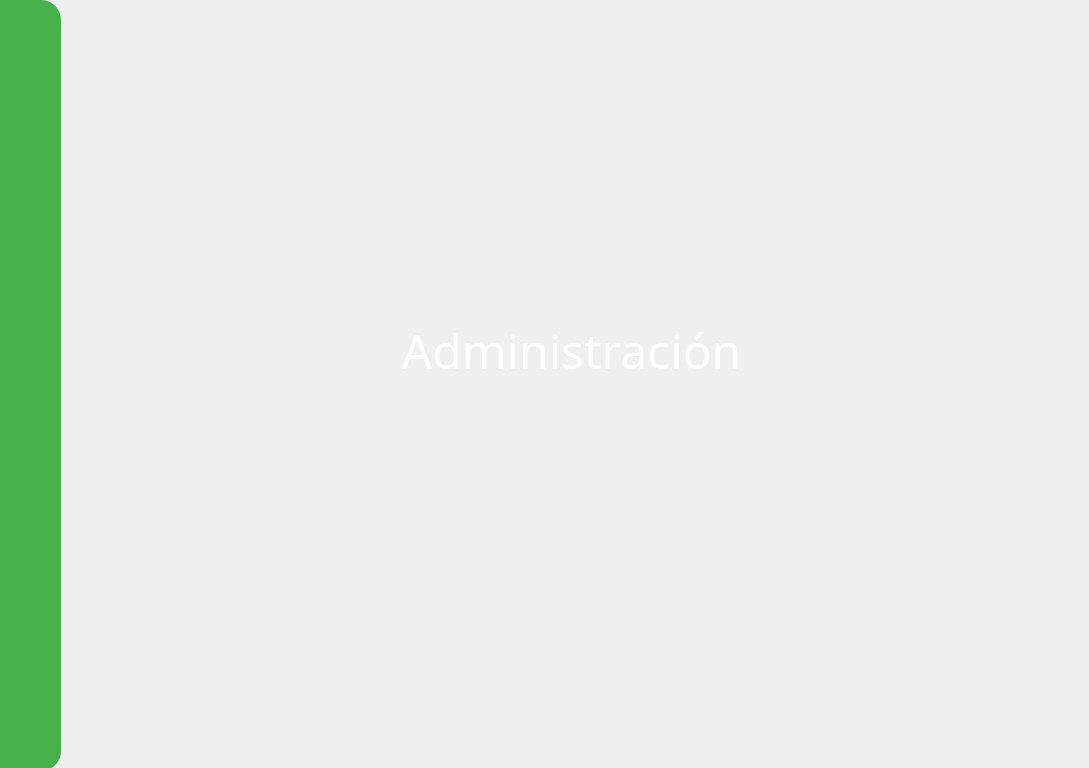
<?xml version="1.0" encoding="UTF-8"?>
<ui version="4.0">
 <class>admin_landpage</class>
 <widget class="QWidget" name="admin_landpage">
  <property name="geometry">
   <rect>
    <x>0</x>
    <y>0</y>
    <width>1089</width>
    <height>768</height>
   </rect>
  </property>
  <property name="windowTitle">
   <string>Form</string>
  </property>
  <widget class="QStackedWidget" name="stackedWidget">
   <property name="geometry">
    <rect>
     <x>56</x>
     <y>0</y>
     <width>1031</width>
     <height>768</height>
    </rect>
   </property>
   <property name="currentIndex">
    <number>0</number>
   </property>
   <widget class="QWidget" name="page">
    <widget class="QLabel" name="label">
     <property name="geometry">
      <rect>
       <x>-10</x>
       <y>-3</y>
       <width>1071</width>
       <height>821</height>
      </rect>
     </property>
     <property name="text">
      <string/>
     </property>
     <property name="pixmap">
      <pixmap resource="../Recursos.qrc">:/iconos/resources/admonLandPage.jpg</pixmap>
     </property>
     <property name="scaledContents">
      <bool>true</bool>
     </property>
    </widget>
    <widget class="QLabel" name="label_2">
     <property name="geometry">
      <rect>
       <x>210</x>
       <y>280</y>
       <width>611</width>
       <height>141</height>
      </rect>
     </property>
     <property name="font">
      <font>
       <family>Bahnschrift Light Condensed</family>
       <pointsize>36</pointsize>
       <weight>3</weight>
       <italic>false</italic>
       <bold>false</bold>
      </font>
     </property>
     <property name="styleSheet">
      <string notr="true">color: rgb(255, 255, 255);
font: 25 36pt &quot;Bahnschrift Light Condensed&quot;;</string>
     </property>
     <property name="text">
      <string>Administración</string>
     </property>
     <property name="alignment">
      <set>Qt::AlignCenter</set>
     </property>
     <property name="wordWrap">
      <bool>true</bool>
     </property>
    </widget>
   </widget>
   <widget class="QWidget" name="page_2"/>
  </widget>
  <widget class="QFrame" name="frame">
   <property name="geometry">
    <rect>
     <x>-20</x>
     <y>0</y>
     <width>81</width>
     <height>771</height>
    </rect>
   </property>
   <property name="styleSheet">
    <string notr="true">background-color: #46B04A;
border-radius: 20px;</string>
   </property>
   <property name="frameShape">
    <enum>QFrame::StyledPanel</enum>
   </property>
   <property name="frameShadow">
    <enum>QFrame::Raised</enum>
   </property>
   <widget class="QWidget" name="layoutWidget">
    <property name="geometry">
     <rect>
      <x>30</x>
      <y>80</y>
      <width>41</width>
      <height>611</height>
     </rect>
    </property>
    <layout class="QVBoxLayout" name="verticalLayout">
     <item>
      <widget class="QPushButton" name="btnInicio">
       <property name="font">
        <font>
         <family>Roboto</family>
         <pointsize>12</pointsize>
         <weight>50</weight>
         <bold>false</bold>
        </font>
       </property>
       <property name="cursor">
        <cursorShape>PointingHandCursor</cursorShape>
       </property>
       <property name="layoutDirection">
        <enum>Qt::LeftToRight</enum>
       </property>
       <property name="styleSheet">
        <string notr="true">*{
	border: none;
	color: #A6A9A5;
}

:hover{
	color: #585858;
}
</string>
       </property>
       <property name="text">
        <string/>
       </property>
       <property name="icon">
        <iconset>
         <normalon>:/iconos/resources/home.svg</normalon>
        </iconset>
       </property>
       <property name="iconSize">
        <size>
         <width>35</width>
         <height>35</height>
        </size>
       </property>
      </widget>
     </item>
     <item>
      <widget class="QPushButton" name="btnPlatillos">
       <property name="font">
        <font>
         <family>Roboto</family>
         <pointsize>12</pointsize>
         <weight>50</weight>
         <bold>false</bold>
        </font>
       </property>
       <property name="cursor">
        <cursorShape>PointingHandCursor</cursorShape>
       </property>
       <property name="layoutDirection">
        <enum>Qt::LeftToRight</enum>
       </property>
       <property name="styleSheet">
        <string notr="true">*{
	border: none;
	color: #A6A9A5;
}

:hover{
	color: #585858;
}
</string>
       </property>
       <property name="text">
        <string/>
       </property>
       <property name="icon">
        <iconset>
         <normalon>:/iconos/resources/plate.svg</normalon>
        </iconset>
       </property>
       <property name="iconSize">
        <size>
         <width>35</width>
         <height>35</height>
        </size>
       </property>
      </widget>
     </item>
     <item>
      <widget class="QPushButton" name="btnUsuarios">
       <property name="font">
        <font>
         <family>Roboto</family>
         <pointsize>12</pointsize>
         <weight>50</weight>
         <bold>false</bold>
        </font>
       </property>
       <property name="cursor">
        <cursorShape>PointingHandCursor</cursorShape>
       </property>
       <property name="layoutDirection">
        <enum>Qt::LeftToRight</enum>
       </property>
       <property name="styleSheet">
        <string notr="true">*{
	border: none;
	color: #A6A9A5;
}

:hover{
	color: #585858;
}
</string>
       </property>
       <property name="text">
        <string/>
       </property>
       <property name="icon">
        <iconset>
         <normalon>:/iconos/resources/user.svg</normalon>
        </iconset>
       </property>
       <property name="iconSize">
        <size>
         <width>35</width>
         <height>35</height>
        </size>
       </property>
      </widget>
     </item>
     <item>
      <widget class="QPushButton" name="btnReportes">
       <property name="font">
        <font>
         <family>Roboto</family>
         <pointsize>12</pointsize>
         <weight>50</weight>
         <bold>false</bold>
        </font>
       </property>
       <property name="cursor">
        <cursorShape>PointingHandCursor</cursorShape>
       </property>
       <property name="layoutDirection">
        <enum>Qt::LeftToRight</enum>
       </property>
       <property name="styleSheet">
        <string notr="true">*{
	border: none;
	color: #A6A9A5;
}

:hover{
	color: #585858;
}
</string>
       </property>
       <property name="text">
        <string/>
       </property>
       <property name="icon">
        <iconset>
         <normalon>:/iconos/resources/stats.svg</normalon>
        </iconset>
       </property>
       <property name="iconSize">
        <size>
         <width>35</width>
         <height>35</height>
        </size>
       </property>
      </widget>
     </item>
     <item>
      <widget class="QPushButton" name="btnCerrarSesion">
       <property name="font">
        <font>
         <family>Roboto</family>
         <pointsize>12</pointsize>
         <weight>50</weight>
         <bold>false</bold>
        </font>
       </property>
       <property name="cursor">
        <cursorShape>PointingHandCursor</cursorShape>
       </property>
       <property name="layoutDirection">
        <enum>Qt::LeftToRight</enum>
       </property>
       <property name="styleSheet">
        <string notr="true">*{
	border: none;
	color: #A6A9A5;
}

:hover{
	color: #585858;
}
</string>
       </property>
       <property name="text">
        <string/>
       </property>
       <property name="icon">
        <iconset>
         <normalon>:/iconos/resources/Logout.svg</normalon>
        </iconset>
       </property>
       <property name="iconSize">
        <size>
         <width>35</width>
         <height>35</height>
        </size>
       </property>
      </widget>
     </item>
    </layout>
    <zorder>btnInicio</zorder>
    <zorder>btnUsuarios</zorder>
    <zorder>btnReportes</zorder>
    <zorder>btnCerrarSesion</zorder>
    <zorder>btnPlatillos</zorder>
   </widget>
  </widget>
 </widget>
 <resources>
  <include location="../Recursos.qrc"/>
 </resources>
 <connections/>
</ui>
